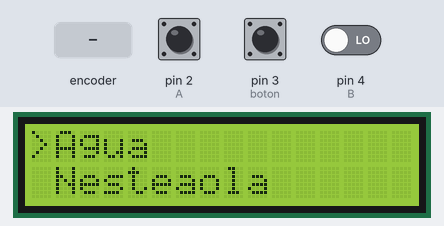
Bench run of a sketch on a simulated Arduino Uno, built with avr-gcc and run on an emulated ATmega328P. Shown: 16×2 character LCD. Inputs (shaded band) come from the test bench; at power-on: pin 2 (A) HIGH, pin 3 (boton) HIGH, pin 4 (B) LOW.

Above: at 1.2 s.
1.3 s: rotary encoder on pin 2 (A) / pin 4 (B) turned 1 step (first pin leading)
At 2.8 s:
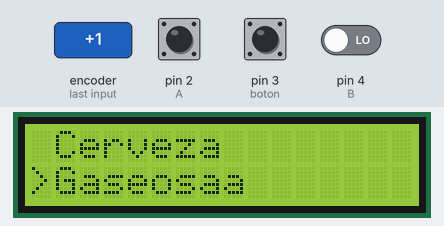
4.5 s: rotary encoder on pin 2 (A) / pin 4 (B) turned 3 steps (first pin leading)
8.1 s: rotary encoder on pin 2 (A) / pin 4 (B) turned 1 step (first pin leading)
At 9.8 s:
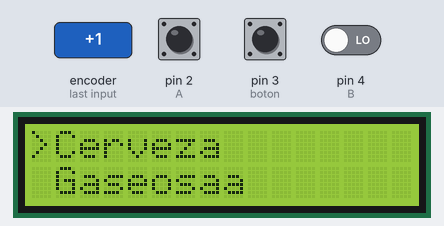
11.3 s: rotary encoder on pin 2 (A) / pin 4 (B) turned 1 step (first pin leading)
At 12.8 s:
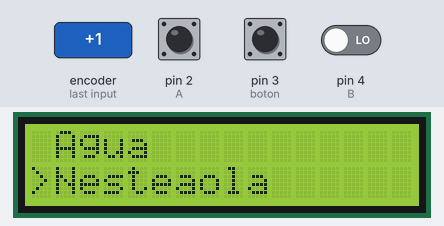
14.5 s: rotary encoder on pin 2 (A) / pin 4 (B) turned 1 step (first pin leading)
At 15.5 s:
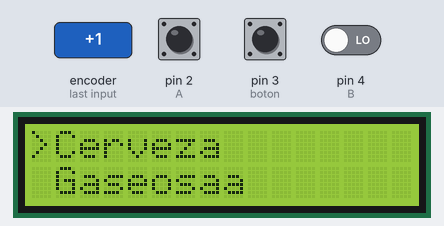
17.7 s: rotary encoder on pin 2 (A) / pin 4 (B) turned 1 step (first pin leading)
At 19.1 s:
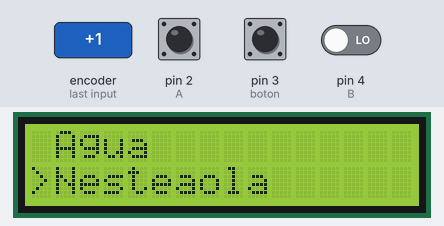
Timing chart, 0 to 20.7 s (numbered marks = the images above; inputs shaded):
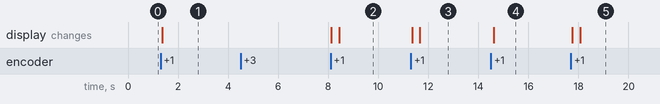

Measured:
- after the input at 1.3 s, the display: changes after 0.07 s (image 1)
- after the input at 4.5 s, every drawn part: stays the same
- after the input at 8.1 s, the display: first changes at once (image 2 shows a later state)
- after the input at 11.3 s, the display: first changes after 0.05 s (image 3 shows a later state)
- after the input at 14.5 s, the display: changes after 0.11 s (image 4)
- after the input at 17.7 s, the display: first changes after 0.06 s (image 5 shows a later state)

The sketch:

Menu_Scroll.ino
```cpp
#include <Wire.h>      // libreria de comunicacion por I2C
#include <LCD.h>      // libreria para funciones de LCD
#include <LiquidCrystal_I2C.h>    // libreria para LCD por I2C

LiquidCrystal_I2C lcd (0x27, 2, 1, 0, 4, 5, 6, 7); // DIR, E, RW, RS, D4, D5, D6, D7

int selector = 0; //Posicion en FILA (0, selector) de la flecha. 0-3


int A = 2;       //pin DT potenciometro
int B = 4;        //pin CLK potenciometro
int boton =3;

int pantalla = 1; //numero de la pantalla del menu en el que estamos


void setup() {

    lcd.setBacklightPin(3,POSITIVE);  // puerto P3 de PCF8574 como positivo
    lcd.setBacklight(HIGH);   // habilita iluminacion posterior de LCD
    lcd.begin(20, 5);     // 16 columnas por 2 lineas para LCD 1602A
    lcd.clear();      // limpia pantalla

    pinMode (boton, INPUT_PULLUP); //inicio pulsador de potenciometro
    pinMode(A, INPUT);    // A como entrada
    pinMode(B, INPUT);    // B como entrada
    attachInterrupt(digitalPinToInterrupt(A), encoder, LOW);// interrupcion sobre pin A con


}

void loop() {

    int estado = digitalRead (boton);

    lcd.setCursor(0, selector+1);
    lcd.print(" ");


     lcd.setCursor(0, selector-1);
    lcd.print(" ");


  if(pantalla == 1){

    lcd.setCursor(0, selector);
    lcd.print(">");

    lcd.setCursor(1, 0); //cursor en columna 0 y linea 1
    lcd.print("Agua");

    lcd.setCursor(1,1);
    lcd.print("Coca Cola");

    lcd.setCursor(1,2);
    lcd.print("Fanta");

    lcd.setCursor(1,3);
    lcd.print("Nestea");

    if(selector < 0){
    selector=0;
    }

  if(selector >3){
  pantalla =2;
  selector=0;
  lcd.clear();
}

  }

  if(pantalla==2){

    lcd.setCursor(0, selector);
    lcd.print(">");

    lcd.setCursor(1, 0); //cursor en columna 0 y linea 1
    lcd.print("Cerveza");

    lcd.setCursor(1,1);
    lcd.print("Nestea");

    lcd.setCursor(1,2);
    lcd.print("Limonada");

    lcd.setCursor(1,3);
    lcd.print("Gaseosa");

    if(selector < 0){
  pantalla=1;
  selector=3;
  lcd.clear();
}
if(selector >3){
  selector=3;

}

  }

}

void encoder()  {
  static unsigned long ultimaInterrupcion = 0;
  unsigned long tiempoInterrupcion = millis();

  if (tiempoInterrupcion - ultimaInterrupcion > 1) {
    if (digitalRead(B) == HIGH)
    {
selector -=1; //Restamos una posicion al selector
    }
    else {
selector +=1; //Sumamos una posicion al selector
    }
    ultimaInterrupcion = tiempoInterrupcion;
}
}
```
